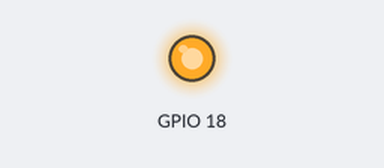
This program was run on a simulated Raspberry Pi (BCM pin numbers). Parts: output pins drawn as LEDs (lit = HIGH).

Above: at 0.1 s.
At 31.6 s:
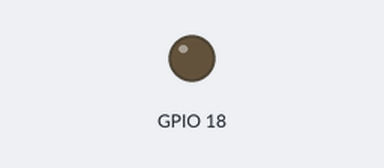
Timing chart, 0 to 40.0 s (numbered marks = the images above):
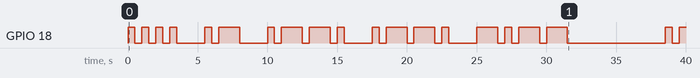

Measured:
- by itself, GPIO 18: LOW → HIGH at 0.00 s, → LOW 0.50 s later, → HIGH 0.50 s later, → LOW 0.50 s later, … (39 changes in this stretch)

The program:

morse.py
```python
import RPi.GPIO as GPIO
import time

try:
	while True:
		GPIO.setmode(GPIO.BCM)
		GPIO.setup(18, GPIO.OUT)

		def blinkdot():
			GPIO.output(18, GPIO.HIGH)
			time.sleep(0.5)
			GPIO.output(18, GPIO.LOW)
			time.sleep(0.5)

		def blinkdash():
			GPIO.output(18, GPIO.HIGH)
			time.sleep(1.5)
			GPIO.output(18, GPIO.LOW)
			time.sleep(0.5)

		def space():
			time.sleep(3.5)

		morse = {'A': '.-','B': '-...','C': '-.-.',
			 'D': '-..','E': '.','F': '..-.',
			 'G': '--.','H': '....','I': '..',
			 'J': '.---','K': '-.-','L': '.-..',
			 'M': '--','N': '-.','O': '---',
			 'P': '.--.','Q': '--.-','R': '.-.',
			 'S': '...','T': '-','U': '..-',
			 'V': '...-','W': '.--','X': '-..-',
			 'Y': '-.--','Z': '--..','0': '-----',
			 '1': '.----',  '2': '..---','3': '...--',
			 '4': '....-','5': '.....','6': '-....',
			 '7': '--...','8': '---..','9': '----.',' ':' '}

		msg = 'happy halloween asymmetrik'
		msg = msg.upper()

		for i in msg:
			blink = morse[i]

			for z in blink:
				if z == '.':
					blinkdot()
				elif z == '-':
					blinkdash()
				else:
					space()

			time.sleep(1.5)

except KeyboardInterrupt:
	print('cleanup!')

finally:
	GPIO.cleanup()
```
